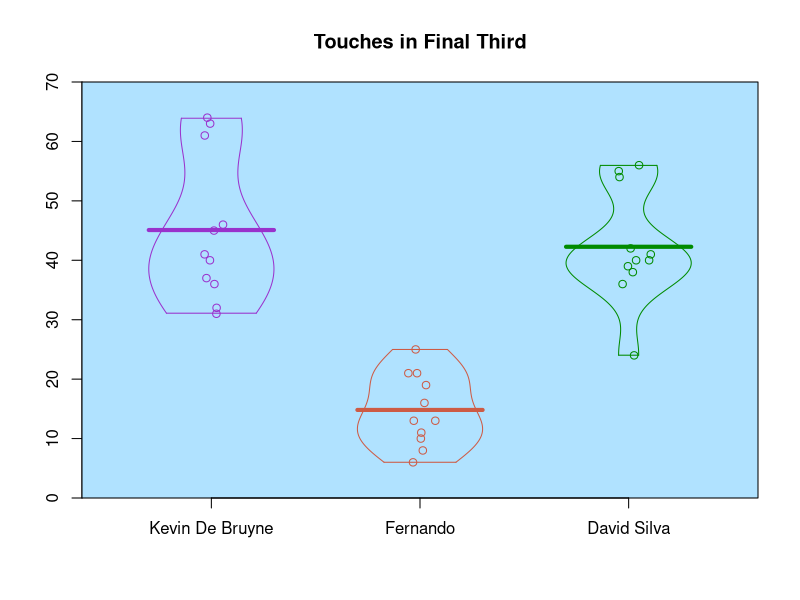

Reproduce this figure in R.
# Create vectors of touhes in final third
a <- c(64, 46, 45, 37, 40, 63, 41, 32, 36, 61, 31) # Kevin De Bruyne
b <- c(25, 16, 21, 6, 10, 19, 13, 13, 8, 21, 11) # Fernando
c <- c(54, 36, 40, 24, 39, 56, 38, 42, 40, 55, 41) # David Silva

# Create dataframe of vectos
my.df <- data.frame(Kevin.De.Bruyne = a, Fernando = b, David.Silva = c)

# Print summary of dataframe
summary(my.df)

# Run ANOVA test on dataframe
test.aov <- aov(formula = Kevin.De.Bruyne ~ Fernando + David.Silva, data = my.df)

# Print summary of ANOVA
summary(test.aov)

# Plot data
plot(a,c, xlim = c(0,3), ylim = c(0, 70), type = "n", xaxt="n", yaxs = "i", main = "Touches in Final Third", xlab = "", ylab = "")

# Set background colour
rect(par("usr")[1],par("usr")[3],par("usr")[2],par("usr")[4],col = "lightskyblue1")
my.col.a <- "darkorchid3"
my.col.b <- "coral3"
my.col.c <- "green4"

# Add raw points
points(rnorm(length(a),0.5 , 0.05), a, pch = 1, col = my.col.a)
points(rnorm(length(b),1.5 , 0.05), b, pch = 1, col = my.col.b)
points(rnorm(length(c),2.5 , 0.05), c, pch = 1, col = my.col.c)
axis(side = 1, at = c(0.5, 1.5, 2.5), labels = c("Kevin De Bruyne", "Fernando", "David Silva")) 

# Find density
density.a <- density(a)

# Adjust density to scale and omit outliers
a.plot.ma <- matrix(nrow = length(density.a$x), ncol = 3)
a.plot.ma[, 1] <- density.a$x
a.plot.ma[, 2] <- 0.5 + (density.a$y * 0.3 / max(density.a$y))
a.plot.ma[, 3] <- 0.5 - (density.a$y * 0.3 / max(density.a$y))
a.plot.ma <- subset(a.plot.ma, a.plot.ma[, 1] > quantile(a)[[1]] & a.plot.ma[, 1] < quantile(a)[[5]])

# Add density lines around raw points
lines(a.plot.ma[,2], a.plot.ma[,1], col = "darkorchid3")
lines(a.plot.ma[,3], a.plot.ma[,1], col = "darkorchid3")

# Add mean line
segments(min(a.plot.ma[,3]), mean(a), max(a.plot.ma[,2]), mean(a), lwd = 4, col = "darkorchid")

# Tidy up density ends
segments(a.plot.ma[1,2], a.plot.ma[1,1], a.plot.ma[1,3], a.plot.ma[1,1], lwd = 1, col = "darkorchid")
segments(a.plot.ma[nrow(a.plot.ma),2], a.plot.ma[nrow(a.plot.ma),1], a.plot.ma[nrow(a.plot.ma),3], a.plot.ma[nrow(a.plot.ma),1], lwd = 1, col = "darkorchid")

# Repeat for other players
density.b <- density(b)

b.plot.ma <- matrix(nrow = length(density.b$x), ncol = 3)
b.plot.ma[, 1] <- density.b$x
b.plot.ma[, 2] <- 1.5 + (density.b$y * 0.3 / max(density.b$y))
b.plot.ma[, 3] <- 1.5 - (density.b$y * 0.3 / max(density.b$y))

b.plot.ma <- subset(b.plot.ma, b.plot.ma[, 1] > quantile(b)[[1]] & b.plot.ma[, 1] < quantile(b)[[5]])

lines(b.plot.ma[,2], b.plot.ma[,1], col = "coral3")
lines(b.plot.ma[,3], b.plot.ma[,1], col = "coral3")

segments(min(b.plot.ma[,3]), mean(b), max(b.plot.ma[,2]), mean(b), lwd = 4, col = "coral3")

segments(b.plot.ma[1,2], b.plot.ma[1,1], b.plot.ma[1,3], b.plot.ma[1,1], lwd = 1, col = "coral3")
segments(b.plot.ma[nrow(b.plot.ma),2], b.plot.ma[nrow(b.plot.ma),1], b.plot.ma[nrow(b.plot.ma),3], b.plot.ma[nrow(b.plot.ma),1], lwd = 1, col = "coral3")

density.c <- density(c)

c.plot.ma <- matrix(nrow = length(density.c$x), ncol = 3)
c.plot.ma[, 1] <- density.c$x
c.plot.ma[, 2] <- 2.5 + (density.c$y * 0.3 / max(density.c$y))
c.plot.ma[, 3] <- 2.5 - (density.c$y * 0.3 / max(density.c$y))

c.plot.ma <- subset(c.plot.ma, c.plot.ma[, 1] > quantile(c)[[1]] & c.plot.ma[, 1] < quantile(c)[[5]])

lines(c.plot.ma[,2], c.plot.ma[,1], col = "green4")
lines(c.plot.ma[,3], c.plot.ma[,1], col = "green4")

segments(min(c.plot.ma[,3]), mean(c), max(c.plot.ma[,2]), mean(c), lwd = 4, col = "green4")

segments(c.plot.ma[1,2], c.plot.ma[1,1], c.plot.ma[1,3], c.plot.ma[1,1], lwd = 1, col = "green4")
segments(c.plot.ma[nrow(c.plot.ma),2], c.plot.ma[nrow(c.plot.ma),1], c.plot.ma[nrow(c.plot.ma),3], c.plot.ma[nrow(c.plot.ma),1], lwd = 1, col = "green4")

